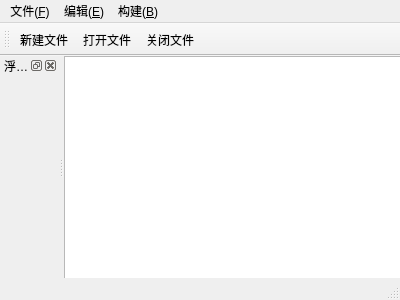
<?xml version="1.0" encoding="UTF-8"?>
<ui version="4.0">
 <class>MainWindow</class>
 <widget class="QMainWindow" name="MainWindow">
  <property name="geometry">
   <rect>
    <x>0</x>
    <y>0</y>
    <width>400</width>
    <height>300</height>
   </rect>
  </property>
  <property name="windowTitle">
   <string>MainWindow</string>
  </property>
  <widget class="QWidget" name="centralWidget">
   <widget class="QTextEdit" name="textEdit">
    <property name="geometry">
     <rect>
      <x>0</x>
      <y>0</y>
      <width>351</width>
      <height>241</height>
     </rect>
    </property>
   </widget>
  </widget>
  <widget class="QMenuBar" name="menuBar">
   <property name="geometry">
    <rect>
     <x>0</x>
     <y>0</y>
     <width>400</width>
     <height>17</height>
    </rect>
   </property>
   <widget class="QMenu" name="menu_F">
    <property name="title">
     <string>文件(&amp;F)</string>
    </property>
    <addaction name="actionNew"/>
    <addaction name="actionOpen"/>
    <addaction name="separator"/>
    <addaction name="actionClose"/>
   </widget>
   <widget class="QMenu" name="menu_E">
    <property name="title">
     <string>编辑(&amp;E)</string>
    </property>
   </widget>
   <widget class="QMenu" name="menu_B">
    <property name="title">
     <string>构建(&amp;B)</string>
    </property>
   </widget>
   <addaction name="menu_F"/>
   <addaction name="menu_E"/>
   <addaction name="menu_B"/>
  </widget>
  <widget class="QToolBar" name="mainToolBar">
   <attribute name="toolBarArea">
    <enum>TopToolBarArea</enum>
   </attribute>
   <attribute name="toolBarBreak">
    <bool>false</bool>
   </attribute>
   <addaction name="actionNew"/>
   <addaction name="actionOpen"/>
   <addaction name="actionClose"/>
  </widget>
  <widget class="QStatusBar" name="statusBar"/>
  <widget class="QDockWidget" name="dockWidget">
   <property name="windowTitle">
    <string>浮动窗口</string>
   </property>
   <attribute name="dockWidgetArea">
    <number>1</number>
   </attribute>
   <widget class="QWidget" name="dockWidgetContents"/>
  </widget>
  <action name="actionSb">
   <property name="text">
    <string>New</string>
   </property>
  </action>
  <action name="actionNew">
   <property name="text">
    <string>新建文件</string>
   </property>
  </action>
  <action name="actionOpen">
   <property name="text">
    <string>打开文件</string>
   </property>
  </action>
  <action name="actionClose">
   <property name="text">
    <string>关闭文件</string>
   </property>
  </action>
 </widget>
 <layoutdefault spacing="6" margin="11"/>
 <resources/>
 <connections/>
</ui>
